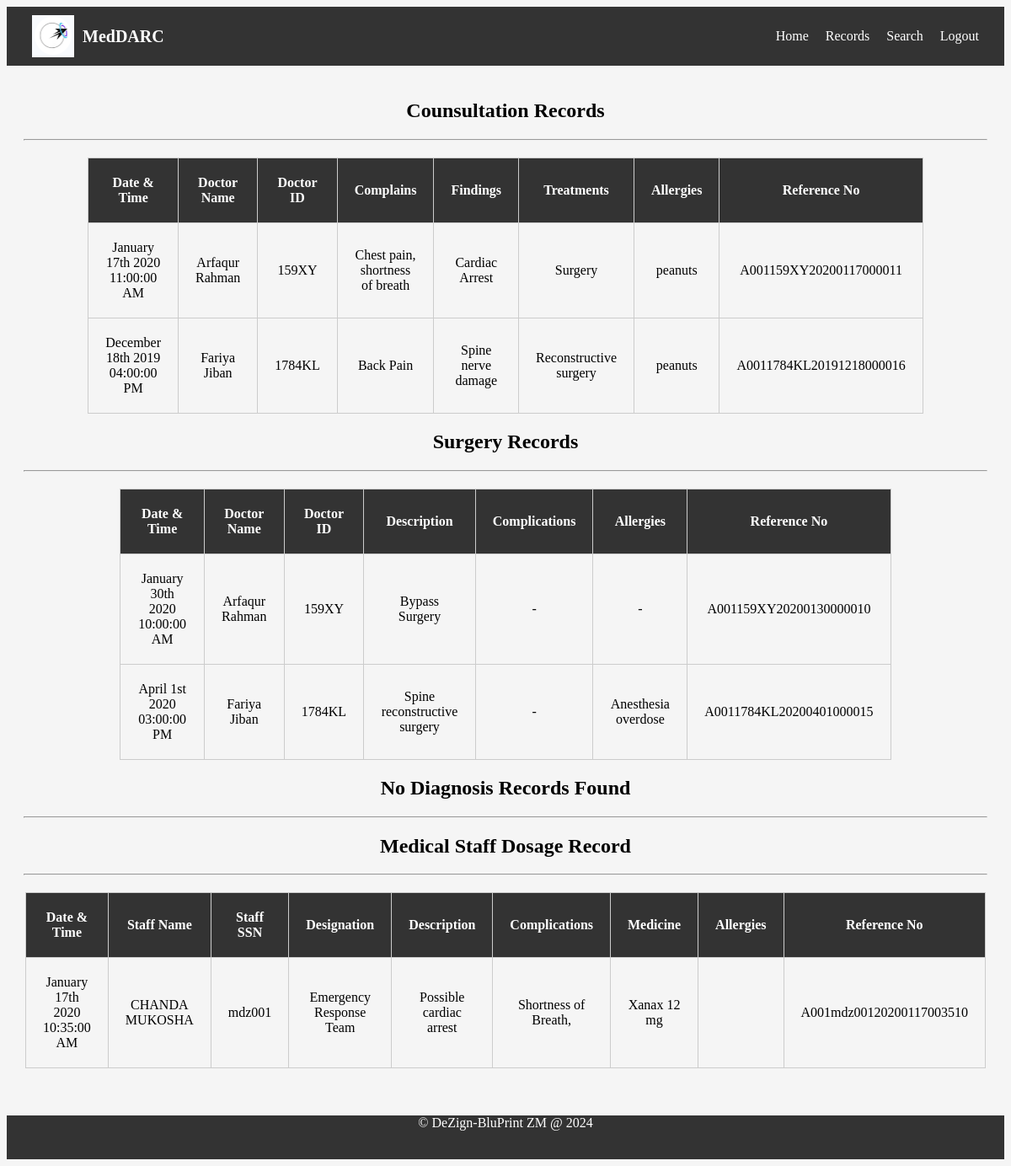
Screenshot of /precords.php (signed in) with the database file from the repository.
### tables this page shows
CREATE TABLE `consultation` (
  `Patient_SSN` varchar(20) NOT NULL,
  `Doctor_SSN` varchar(20) NOT NULL,
  `Date_Time` datetime NOT NULL,
  `Complains` longtext NOT NULL,
  `Findings` longtext NOT NULL,
  `Treatments` longtext DEFAULT NULL,
  `Medicines` longtext DEFAULT NULL,
  `Allergies` longtext DEFAULT NULL
);

CREATE TABLE `operation` (
  `Patient_SSN` varchar(20) NOT NULL,
  `Doctor_SSN` varchar(20) NOT NULL,
  `Date_Time` datetime NOT NULL,
  `Description` longtext NOT NULL,
  `Complications` longtext DEFAULT NULL,
  `Allergies` longtext DEFAULT NULL
);

CREATE TABLE `medical_adminstration` (
  `Patient_SSN` varchar(20) NOT NULL,
  `Staff_SSN` varchar(20) NOT NULL,
  `Date_Time` datetime NOT NULL,
  `Description` longtext NOT NULL,
  `Complication` longtext DEFAULT NULL,
  `Medicine` longtext DEFAULT NULL,
  `Allergies` longtext DEFAULT NULL
);

CREATE TABLE `medical_staff` (
  `SSN` varchar(20) NOT NULL,
  `F_Name` char(15) NOT NULL,
  `L_Name` char(15) NOT NULL,
  `Hospital_ID` varchar(25) NOT NULL,
  `Department` char(35) NOT NULL,
  `Contact_No` varchar(20) NOT NULL,
  `Email` varchar(50) NOT NULL,
  `Designation` varchar(25) NOT NULL,
  `Address` varchar(30) DEFAULT NULL
);

### precords.php (the view, shortened to what this page needs)
<!DOCTYPE html>
<html lang="en">
  <head>
    <link rel="stylesheet" type="text/css" href="css/styles2.css">
  </head>
<body>
<header style="display: flex; align-items: center;">
  <img src="Resource/logo.png" alt="logo" width="50px" height="50px">
  <h1 style="margin-left: 10px;font-size:20px">MedDARC</h1>
  <div class="navigation-bar" style="margin-left: auto;">
    <nav>
      <ul>
      <li><a href="pdashboard.php" >Home</a></li>
      <li><a href="precords.php">Records </a></li>
      <li><a href="psearch.php">Search</a></li>
      <li><a class='logout' href="logout.php">Logout</a></li>
      </ul>
    </nav>
  </div>
</header>
<main>
    <?php
      require "connection.php";
      $uid=$_SESSION["userID"];
      $sql="SELECT CONCAT(p.SSN,d.SSN,DATE_FORMAT(c.Date_Time,'%Y%m%d%s%i%k')) AS Reference, DATE_FORMAT(c.Date_Time,'%M %D %Y %r') AS Date_Time, CONCAT(d.F_Name,' ',d.L_Name) AS doctor_fullname,Doctor_SSN, Complains, Findings, Treatments, Allergies FROM consultation c,patient p, doctor d WHERE Patient_SSN=? AND p.SSN=Patient_SSN AND Doctor_SSN=d.SSN";
      $stmt= mysqli_stmt_init($conn);
      if (!mysqli_stmt_prepare($stmt,$sql)) {
        header("Location:precords.php?error=sqlerror");
      }
      else {
        mysqli_stmt_bind_param($stmt, "s", $uid);
        mysqli_stmt_execute($stmt);
        $result= mysqli_stmt_get_result($stmt);
        if (mysqli_num_rows($result)>0)
        {
          echo "<div class='welcome'><h2 class='mssg'> Counsultation Records </h2></div>
          <hr>
          <div class='table_box'>
            <table class='content-table'>
              <thead>
              <tr>
              <th>Date & Time</th>
              <th>Doctor Name</th>
              <th>Doctor ID</th>
              <th>Complains</th>
              <th>Findings</th>
              <th>Treatments</th>
              <th>Allergies</th>
              <th>Reference No</th>
              </tr>
              </thead>
          ";
        while ($row = mysqli_fetch_assoc($result)) {
          $ref=$row["Reference"];
          $dt=$row["Date_Time"];
          $dfullname=$row["doctor_fullname"];
          $comp=$row["Complains"];
          $find=$row["Findings"];
          $treat=$row["Treatments"];
          $alg=$row["Allergies"];
          $dssn=$row["Doctor_SSN"];
          echo "
          <tbody>
          <tr>
            <td>$dt</td>
            <td>$dfullname</td>
            <td>$dssn</td>
            <td>$comp</td>
            <td>$find</td>
            <td>$treat</td>
            <td>$alg</td>
            <td>$ref</td>
          </tr>
          ";
        }
        echo "</tbody></table>
        </div>";
        }
        elseif (mysqli_num_rows($result)==0) {
          echo "<div class='welcome'><h2 class='mssg'> No Consultation Records Found </h2><hr></div>";
        }
      }
      $sql="SELECT CONCAT(p.SSN,d.SSN,DATE_FORMAT(c.Date_Time,'%Y%m%d%s%i%k')) AS Reference, DATE_FORMAT(c.Date_Time,'%M %D %Y %r') AS Date_Time, CONCAT(d.F_Name,' ',d.L_Name) AS doctor_fullname,Doctor_SSN, Description, Complications, Allergies FROM operation c,patient p, doctor d WHERE Patient_SSN=? AND p.SSN=Patient_SSN AND Doctor_SSN=d.SSN";
      $stmt= mysqli_stmt_init($conn);
      if (!mysqli_stmt_prepare($stmt,$sql)) {
        header("Location:precords.php?error=sqlerror");
      }
      else {
        mysqli_stmt_bind_param($stmt, "s", $uid);
        mysqli_stmt_execute($stmt);
        $result= mysqli_stmt_get_result($stmt);
        if (mysqli_num_rows($result)>0)
        {
          echo "<div class='welcome'><h2 class='mssg'> Surgery Records </h2></div>
          <hr>
          <div class='table_box'>
            <table class='content-table'>
              <thead>
              <tr>
              <th>Date & Time</th>
              <th>Doctor Name</th>
              <th>Doctor ID</th>
              <th>Description</th>
              <th>Complications</th>
              <th>Allergies</th>
              <th>Reference No</th>
              </tr>
              </thead>
          ";
        while ($row = mysqli_fetch_assoc($result)) {
          $ref=$row["Reference"];
          $dt=$row["Date_Time"];
          $dfullname=$row["doctor_fullname"];
          $desc=$row["Description"];
          $compl=$row["Complications"];
          $alg=$row["Allergies"];
          $dssn=$row["Doctor_SSN"];
          echo "
          <tbody>
          <tr>
            <td>$dt</td>
            <td>$dfullname</td>
            <td>$dssn</td>
            <td>$desc</td>
            <td>$compl</td>
            <td>$alg</td>
            <td>$ref</td>
          </tr>
          ";
        }
        echo "</tbody></table></div>";
        }
        elseif (mysqli_num_rows($result)==0) {
          echo "<div class='welcome'><h2 class='mssg'> No Surgery Records Found </h2><hr></div>";
        }
      }
      $sql="SELECT CONCAT(p.SSN,d.SSN,DATE_FORMAT(c.Date_Time,'%Y%m%d%s%i%k')) AS Reference, DATE_FORMAT(c.Date_Time,'%M %D %Y %r') AS Date_Time, CONCAT(d.F_Name,' ',d.L_Name) AS doctor_fullname,Doctor_SSN, c.Diagnosis_Name, Description, Complications, Allergies FROM diagnosis c,patient p, doctor d WHERE Patient_SSN=? AND p.SSN=Patient_SSN AND Doctor_SSN=d.SSN";
      $stmt= mysqli_stmt_init($conn);
      if (!mysqli_stmt_prepare($stmt,$sql)) {
        header("Location:precords.php?error=sqlerror");
      }
      else {
        mysqli_stmt_bind_param($stmt, "s", $uid);
        mysqli_stmt_execute($stmt);
        $result= mysqli_stmt_get_result($stmt);
        if (mysqli_num_rows($result)>0)
        {
          echo "<div class='welcome'><h2 class='mssg'> Diagnosis Records </h2></div>
          <hr>
          <div class='table_box'>
            <table class='content-table'>
              <thead>
              <tr>
              <th>Date & Time</th>
              <th>Doctor Name</th>
              <th>Doctor ID</th>
              <th>Diagnosis Name</th>
              <th>Description</th>
              <th>Complications</th>
              <th>Allergies</th>
              <th>Reference No</th>
              </tr>
              </thead>
          ";
        while ($row = mysqli_fetch_assoc($result)) {
          $ref=$row["Reference"];
          $dt=$row["Date_Time"];
          $dfullname=$row["doctor_fullname"];
          $dn=$row["Diagnosis_Name"];
          $desc=$row["Description"];
          $compl=$row["Complications"];
          $alg=$row["Allergies"];
          $dssn=$row["Doctor_SSN"];
          echo "
          <tbody>
          <tr>
            <td>$dt</td>
            <td>$dfullname</td>
            <td>$dssn</td>
            <td>$dn</td>
            <td>$desc</td>
            <td>$compl</td>
            <td>$alg</td>
            <td>$ref</td>
          </tr>
          ";
        }
        echo "</tbody></table></div>";
        }
        elseif (mysqli_num_rows($result)==0) {
          echo "<div class='welcome'><h2 class='mssg'> No Diagnosis Records Found </h2><hr></div>";
        }
      }
      $sql="SELECT CONCAT(p.SSN,d.SSN,DATE_FORMAT(c.Date_Time,'%Y%m%d%s%i%k')) AS Reference, DATE_FORMAT(c.Date_Time,'%M %D %Y %r') AS Date_Time, CONCAT(d.F_Name,' ',d.L_Name) AS staff_fullname,Staff_SSN,d.Designation, c.Description, c.Complication,c.Medicine, c.Allergies FROM medical_adminstration c,patient p, medical_staff d WHERE Patient_SSN=? AND p.SSN=Patient_SSN AND Staff_SSN=d.SSN";
      $stmt= mysqli_stmt_init($conn);
      if (!mysqli_stmt_prepare($stmt,$sql)) {
        header("Location:precords.php?error=sqlerror");
      }
      else {
        mysqli_stmt_bind_param($stmt, "s", $uid);
        mysqli_stmt_execute($stmt);
        $result= mysqli_stmt_get_result($stmt);
        if (mysqli_num_rows($result)>0)
        {
          echo "<div class='welcome'><h2 class='mssg'> Medical Staff Dosage Record </h2></div>
          <hr>
          <div class='table_box'>
            <table class='content-table'>
              <thead>
              <tr>
              <th>Date & Time</th>
              <th>Staff Name</th>
              <th>Staff SSN</th>
              <th>Designation</th>
              <th>Description</th>
              <th>Complications</th>
              <th>Medicine</th>
              <th>Allergies</th>
              <th>Reference No</th>
              </tr>
              </thead>
          ";
        while ($row = mysqli_fetch_assoc($result)) {
          $ref=$row["Reference"];
          $dt=$row["Date_Time"];
          $dfullname=$row["staff_fullname"];
          $dn=$row["Designation"];
          $desc=$row["Description"];
          $compl=$row["Complication"];
          $med=$row["Medicine"];
          $alg=$row["Allergies"];
          $dssn=$row["Staff_SSN"];
          echo "
          <tbody>
          <tr>
            <td>$dt</td>
            <td>$dfullname</td>
            <td>$dssn</td>
            <td>$dn</td>
            <td>$desc</td>
            <td>$compl</td>
            <td>$med</td>
            <td>$alg</td>
            <td>$ref</td>
          </tr>
          ";
        }
        echo "</tbody></table>
        </div>";
        }
        elseif (mysqli_num_rows($result)==0) {
          echo "<div class='welcome'><h2 class='mssg'> No Dosage Records Found </h2><hr></div>";
        }
      }
      ?>
    </main>
    <footer>
  <p>&copy; DeZign-BluPrint ZM @ 2024</p><br>
 </footer>
  </body>
</html>

### css/styles2.css (style rules this page uses)
body { padding: 0px; flex-grow: 1; background-color:whitesmoke; background-size: 1550px 650px; ; background-repeat: no-repeat; background-attachment: fixed; background-position: center; }
header { display: flex; justify-content: space-between; align-items: center; padding: 10px 30px; background-color: #333; color: #fff; width: 100%; box-sizing: border-box; white-space: nowrap; }
header h1 { margin: 0px; font-size: 12px; align-items: end; }
header nav { margin-left: auto; }
header nav ul { list-style: none; display: flex; align-items: center; margin: 0; padding: 0; }
header nav ul li { margin-left: 20px; }
header nav ul li a { color: #fff; text-decoration: none; }
main { padding: 20px; flex-grow: 1; text-align: center; }
table { width: 80%; height: 100px; border-collapse: collapse; margin: 20px auto; text-align: center; }
table th, table td { padding: 20px; border: 1px solid #ccc; text-align: center; }
table th { background:#333; color: #fff; }
footer { text-align: center; padding: 0px; background-color: #333; color: white; width: 100%; }

### rows the page displays
consultation: dt "January 17th 2020 11:00:00 AM", dfullname "Arfaqur Rahman", Doctor_SSN "159XY", Complains "Chest pain, shortness of breath", Findings "Cardiac Arrest", Treatments "Surgery", Allergies "peanuts", ref "A001159XY20200117000011"
consultation: dt "December 18th 2019 04:00:00 PM", dfullname "Fariya Jiban", Doctor_SSN "1784KL", Complains "Back Pain", Findings "Spine nerve damage", Treatments "Reconstructive surgery", Allergies "peanuts", ref "A0011784KL20191218000016"
operation: dt "January 30th 2020 10:00:00 AM", dfullname "Arfaqur Rahman", Doctor_SSN "159XY", Description "Bypass Surgery", Complications "-", Allergies "-", ref "A001159XY20200130000010"
operation: dt "April 1st 2020 03:00:00 PM", dfullname "Fariya Jiban", Doctor_SSN "1784KL", Description "Spine reconstructive surgery", Complications "-", Allergies "Anesthesia overdose", ref "A0011784KL20200401000015"
medical_adminstration: dt "January 17th 2020 10:35:00 AM", dfullname "CHANDA MUKOSHA", Staff_SSN "mdz001", Staff_SSN.Designation "Emergency Response Team", Description "Possible cardiac arrest", Complication "Shortness of Breath,", Medicine "Xanax 12 mg", ref "A001mdz00120200117003510"
